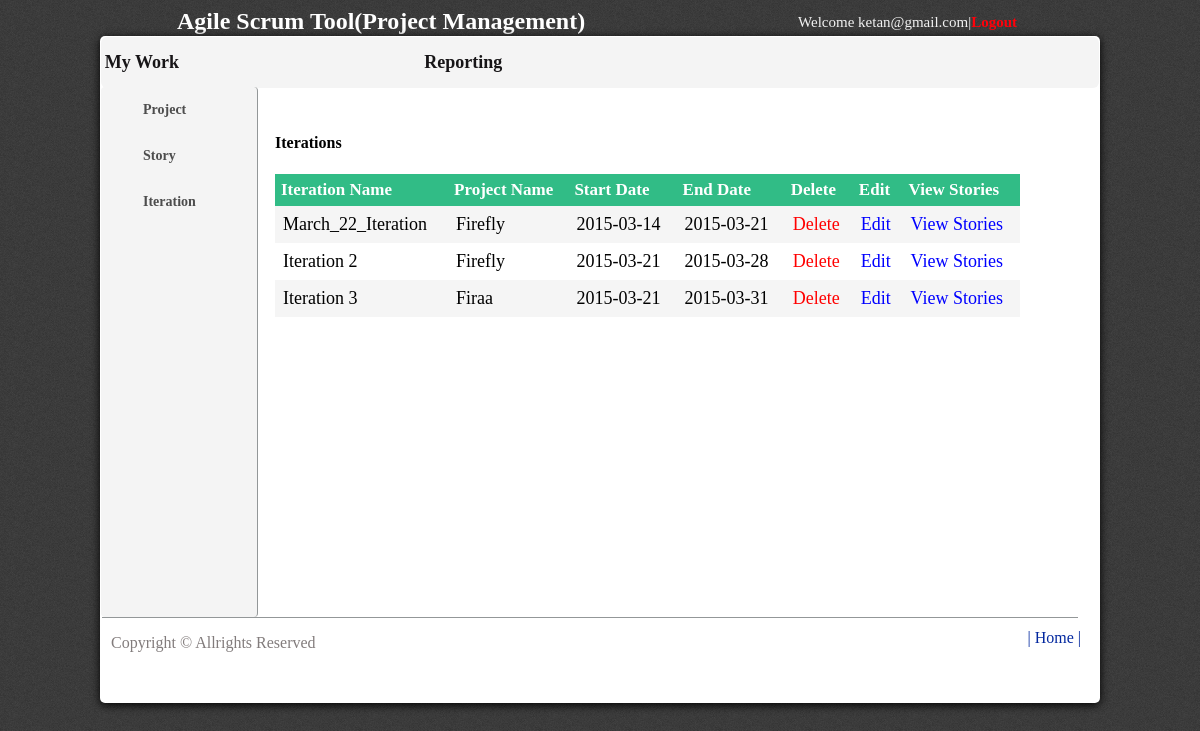
Screenshot of /iterationlist.php (signed in) with the database file from the repository.
### tables this page shows
CREATE TABLE IF NOT EXISTS `iteration` (
  `iteration_id` int(11) NOT NULL AUTO_INCREMENT,
  `user_id` int(11) DEFAULT NULL,
  `project_id` int(11) DEFAULT NULL,
  `iteration_name` text,
  `start_date` date DEFAULT NULL,
  `end_date` date DEFAULT NULL,
  PRIMARY KEY (`iteration_id`)
);

CREATE TABLE IF NOT EXISTS `project` (
  `project_id` int(11) NOT NULL AUTO_INCREMENT,
  `user_id` int(11) DEFAULT NULL,
  `name` text,
  `product` text,
  `start` date DEFAULT NULL,
  `end` date DEFAULT NULL,
  PRIMARY KEY (`project_id`)
);

### iterationlist.php (the view, shortened to what this page needs)
<?php
	$u_id=$_SESSION['id'];
	$sql = "select * from iteration i, project p where i.project_id = p.project_id and p.user_id='$u_id';";
	$res = mysql_query($sql) or die("can not execute query");
?>
<html>
	<head>
		<link rel="stylesheet" type="text/css" href="style/styledrop.css">
	</head>
	<form method="post" action="index_check.php">
		<body>
			<div class="title">
				<font color="#ffffff" size="5px"> <b> Agile Scrum Tool(Project Management) </b> </font>
			</div>
			<div class = "right"> Welcome <?php echo $_SESSION['name']?>|<a href = "logout.php">Logout</a></div>
			<div class="bgbackground">
				<div class="wrapper border_class">
				<div class="menu">
					<ul class="type" >
						<li ><a href="#"><b>  My Work </b></a></li>
						<li><a href="#"><b>Reporting</b></a></li>
					</ul>
				</div>
			</div>
			<?php include "includes/menu_left.php";  ?>
			<div class="listproject">
				<h4> Iterations </h4>
				<table border="0" cellpadding="5" cellspacing="8" class="pro_list_table">
					<tr>
						<th>Iteration Name</th>
						<th>Project Name</th>
						<th>Start Date</th>
						<th>End Date</th>
						<th>Delete</th>
						<th>Edit</th>
						<th>View Stories</th>
					</tr>
					<?php
						while($out = mysql_fetch_row($res))
						{
							$iteration_name = $out[3];
							$project_name = $out[8];
							$start_date = $out[4];
							$end_date = $out[5];
							$iteration_id = $out[0];
							$delete_link = "delete_iteration_list.php?delete_id=$iteration_id";
							$edit_link = "edititerartion.php?edit_id=$iteration_id";
							$iteration_link = "iteration_stories_display.php?iteration_id=$iteration_id";
					?>
					<tr>
						<td> <?php echo $iteration_name; ?> </td>
						<td> <?php echo $project_name; ?> </td>
						<td> <?php echo $start_date; ?> </td>
						<td> <?php echo $end_date; ?> </td>
						<td><a href="<?php echo $delete_link; ?>"><font color="red" >Delete </font></a></td>
						<td><a href="<?php echo $edit_link ?>"><font color="blue" >Edit </font></a></td>
						<td><a href="<?php echo $iteration_link ?>"><font color="blue" >View Stories </font></a></td>
					</tr>
					<?php }?>
				</table>
			</div>
	<div class="footer">
					<p>Copyright &copy; Allrights Reserved</p><a href="home.php">| Home |</a>
				</div>
</div>
		</body>
	</form>
</html>

### style/styledrop.css (style rules this page uses)
body { background-image: url("../img/bg-header.png"); background-repeat: repeat; }
.title { margin: 0px 0px 10px 169px; }
.bgbackground { background-image: url("../img/article_bg.png"); background-repeat: repeat; margin: 200px 0px 0px 0px; min-height: 80%; width: 960px; background: #FFF; box-shadow: 0px 2px 10px #000000; border-radius: 5px; padding: 20px; margin: auto; position: relative; clear: both; }
.footer { height: 60px; border-top-width: 60px; border-top-style: solid; margin: 100px 1px 0px 6px; text-align: left; padding-left: 9px; clear: both; }
.right { margin: -31px 175px 5px -36px; color: #F2F2F2; font-size: 15; text-align: right; }
.right a { text-decoration: none; color: #ff000a; font-weight: bold; }
.menu { background-color: #F4F4F4; margin: -44px -19px 24px -19px; border-radius: 6px; }
.menu ul { text-align: center; font-size: 25px; }
.menu ul li { list-style-type: none; text-indent: 21px; display:inline; }
.menu ul li a { margin: 0px 421px 0px -233px; padding:15px; display:inline-block; color: #171517; text-decoration: none; font-size: 18px; }
.footer { color: #827c7c; border-top-width: 1px; border-top-style: solid; border-top-color: #939798; margin: 0px 2px -4px -18px; }
.footer a { float:right; text-decoration: none; color: #03289f; margin: -39px -3px 0px 0px; }
.listproject { float: left; margin-left: 20px; width: 80%; }
.pro_list_table { width:97%; border-collapse:collapse; }
.pro_list_table th { font-size: 17px; padding:6px; margin:0px; color:#ffffff; background:#31bc86; text-align: left; }
.pro_list_table td { padding :8px; text-align:left; font-size: 18px; }
.pro_list_table a { color:#000000; text-decoration:none; }
.pro_list_table tr:nth-child(even) { background:#f5f5f5; }
.pro_list_table tr:nth-child(odd) { background:#ffffff; }

### rows the page displays
iteration: iteration_name "March_22_Iteration", project.name "Firefly", start_date "2015-03-14", end_date "2015-03-21"
iteration: iteration_name "Iteration 2", project.name "Firefly", start_date "2015-03-21", end_date "2015-03-28"
iteration: iteration_name "Iteration 3", project.name "Firaa", start_date "2015-03-21", end_date "2015-03-31"

### other values shown
$_SESSION['name'] "ketan@gmail.com"
